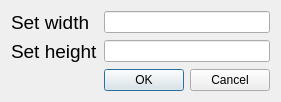
<?xml version="1.0" encoding="UTF-8"?>
<ui version="4.0">
 <class>MapSettings</class>
 <widget class="QDialog" name="MapSettings">
  <property name="geometry">
   <rect>
    <x>0</x>
    <y>0</y>
    <width>266</width>
    <height>99</height>
   </rect>
  </property>
  <property name="windowTitle">
   <string>Dialog</string>
  </property>
  <layout class="QFormLayout" name="formLayout">
   <item row="0" column="1">
    <widget class="QLineEdit" name="widthEdit"/>
   </item>
   <item row="2" column="1">
    <widget class="QDialogButtonBox" name="buttonBox">
     <property name="orientation">
      <enum>Qt::Horizontal</enum>
     </property>
     <property name="standardButtons">
      <set>QDialogButtonBox::Cancel|QDialogButtonBox::Ok</set>
     </property>
    </widget>
   </item>
   <item row="1" column="1">
    <widget class="QLineEdit" name="heightEdit"/>
   </item>
   <item row="1" column="0">
    <widget class="QLabel" name="label">
     <property name="text">
      <string>&lt;html&gt;&lt;head/&gt;&lt;body&gt;&lt;p&gt;&lt;span style=&quot; font-size:14pt;&quot;&gt;Set height&lt;/span&gt;&lt;/p&gt;&lt;/body&gt;&lt;/html&gt;</string>
     </property>
    </widget>
   </item>
   <item row="0" column="0">
    <widget class="QLabel" name="label_2">
     <property name="text">
      <string>&lt;html&gt;&lt;head/&gt;&lt;body&gt;&lt;p&gt;&lt;span style=&quot; font-size:14pt;&quot;&gt;Set width&lt;/span&gt;&lt;/p&gt;&lt;/body&gt;&lt;/html&gt;</string>
     </property>
    </widget>
   </item>
  </layout>
 </widget>
 <resources/>
 <connections>
  <connection>
   <sender>buttonBox</sender>
   <signal>accepted()</signal>
   <receiver>MapSettings</receiver>
   <slot>accept()</slot>
   <hints>
    <hint type="sourcelabel">
     <x>248</x>
     <y>254</y>
    </hint>
    <hint type="destinationlabel">
     <x>157</x>
     <y>274</y>
    </hint>
   </hints>
  </connection>
  <connection>
   <sender>buttonBox</sender>
   <signal>rejected()</signal>
   <receiver>MapSettings</receiver>
   <slot>reject()</slot>
   <hints>
    <hint type="sourcelabel">
     <x>316</x>
     <y>260</y>
    </hint>
    <hint type="destinationlabel">
     <x>286</x>
     <y>274</y>
    </hint>
   </hints>
  </connection>
 </connections>
</ui>
